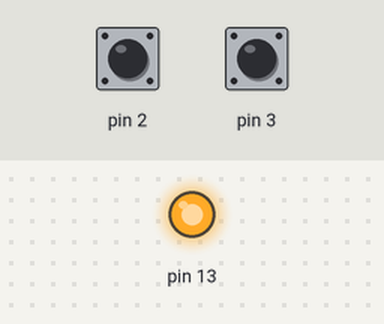
The sketch below on a simulated Arduino Uno, built with avr-gcc and run on an emulated ATmega328P. Parts: output pins drawn as LEDs (lit = HIGH). The inputs (shaded band) are chosen by the test bench; at power-on: pin 2 HIGH, pin 3 HIGH. What the sketch prints to the serial monitor is not drawn.

Above: at 0.1 s.
Timing chart, 0 to 1.6 s (numbered marks = the images above):
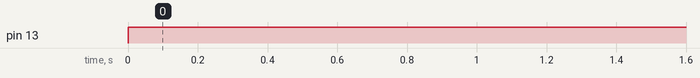

The sketch:

contadorpersonas.ino
```cpp
#include <TimerOne.h>

//GET https://api.thingspeak.com/update?api_key=ZTFZ0WIHLOAOTLIQ&field1=0

bool sensorArriba_f=0, sensorAbajo_f=0;
int personas=0, conteo=0;

/*void sensorAbajo_it();
void sensorArriba_it();
void revisarCambio_it();
*/
void setup() {
  // put your setup code here, to run once:
  pinMode(2, INPUT_PULLUP);
  pinMode(3, INPUT_PULLUP);
  pinMode(13, OUTPUT);
attachInterrupt(digitalPinToInterrupt(2), sensorAbajo_it, RISING);
attachInterrupt(digitalPinToInterrupt(3), sensorArriba_it, RISING);
Timer1.initialize(100000);
Timer1.attachInterrupt(revisarCambio_it);
Serial.begin(9600);


}

void loop() {
  // put your main code here, to run repeatedly:
  //Serial.println(personas);
  if(personas%2==0){
    digitalWrite(13, HIGH);
  } else {
    digitalWrite(13, LOW);
  }

  Serial.println("AT+CIPSTART=\"TCP\",\"api.thingspeak.com\",80");
  delay(500);
  Serial.println("AT+CIPSEND=74");
  delay(100);
  Serial.print("GET https://api.thingspeak.com/update?api_key=ZTFZ0WIHLOAOTLIQ&field8=");
  Serial.println(String(personas));
  delay(10000);
  //Serial.println(personas);
}

void sensorAbajo_it(){
  sensorAbajo_f=1;
  if(sensorArriba_f == 1 && personas>0 && conteo!=0){
    personas--;
    sensorArriba_f=0;
    sensorAbajo_f=0;
  }
  conteo=10;
}

void sensorArriba_it(){
  sensorArriba_f=1;
  if(sensorAbajo_f == 1 && personas <50 && conteo!=0){
    personas++;
    sensorArriba_f=0;
    sensorAbajo_f=0;
  }
  conteo=10;
}

void revisarCambio_it(){
  if(conteo>0){
    conteo--;
  } else {
    sensorArriba_f=0;
    sensorAbajo_f=0;
  }
}
```

Measured:
- by itself, pin 13: LOW → HIGH at 0.00 s
